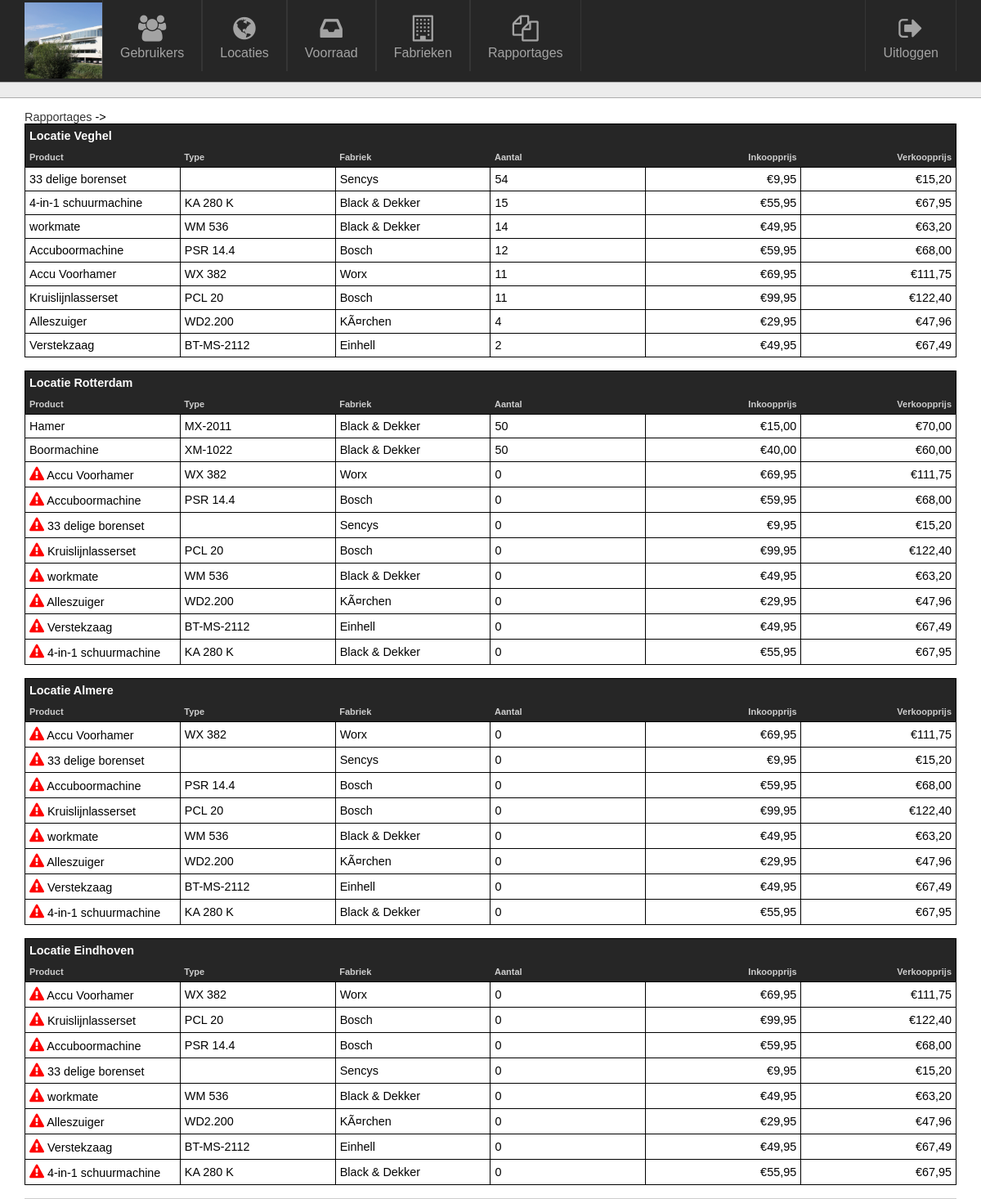
Screenshot of /admin/reports/stock.php with the database file from the repository.
### tables this page shows
CREATE TABLE IF NOT EXISTS `products` (
  `id` int(11) NOT NULL AUTO_INCREMENT,
  `product` varchar(32) NOT NULL,
  `type` varchar(32) DEFAULT NULL,
  `factory_id` int(11) NOT NULL,
  `buy_price` decimal(11,2) NOT NULL,
  `sell_price` decimal(11,2) NOT NULL,
  `minimum_stock` int(11) NOT NULL,
  `deleted` int(11) NOT NULL DEFAULT '0',
  PRIMARY KEY (`id`),
  KEY `eerste` (`factory_id`)
);

CREATE TABLE IF NOT EXISTS `factories` (
  `id` int(11) NOT NULL AUTO_INCREMENT,
  `factory` varchar(32) NOT NULL,
  `phone` varchar(32) DEFAULT NULL,
  `deleted` int(11) NOT NULL DEFAULT '0',
  PRIMARY KEY (`id`)
);

CREATE TABLE IF NOT EXISTS `stock` (
  `location_id` int(11) NOT NULL,
  `product_id` int(11) NOT NULL,
  `amount` int(11) DEFAULT NULL,
  KEY `tweede` (`location_id`)
);

### admin/functions/reports.php (called while the page is built, shortened)
<?php
	function login_sql(){
		$link = mysqli_connect('localhost', 'root', '', 'toolsforever');
		if(!$link){
			die('Connect Error: ' . mysqli_connect_errno());
		}
		else{
			return $link;
		}
	}
	function stock()
	{
		$db = login_sql();
		$sql = "
			SELECT `products`.product, `products`.`minimum_stock`, `products`.`id` AS `product_id`, `locations`.location,   `locations`.id AS `location_id`, `products`.type, `factories`.factory, `stock`.amount, `products`.buy_price, `products`.sell_price
			FROM `products`
			LEFT JOIN `stock`
			ON `products`.id = `stock`.product_id
			LEFT JOIN `locations`
			ON `stock`.location_id = `locations`.id
			LEFT JOIN `factories`
			ON `products`.factory_id = `factories`.id
			WHERE NOT `products`.deleted
			AND NOT `locations`.deleted
			ORDER BY `stock`.`amount` DESC
				";
		$query = mysqli_query($db,$sql);
		$data = array();
		while($row = mysqli_fetch_assoc($query)){
			if(!isSet($data["locations"][$row["location_id"]])){
				$data["locations"][$row["location_id"]] = array(
					"name" => $row["location"],
					"products" => array(),
 				);
			}
			if(!isSet($data["locations"][$row["location_id"]]["products"][$row["product_id"]])){
				$data["locations"][$row["location_id"]]["products"][$row["product_id"]] = array(
					"name"	=> $row["product"],
					"type"	=>	$row["type"],
					"minimum_stock" => $row["minimum_stock"],
					"sell_price" => $row["sell_price"],
					"buy_price" => $row["buy_price"],
					"amount"	=>	$row["amount"],
					"factory" 	=> 	$row["factory"],
				);
			}
		}
		return $data;
	}
?>

### admin/reports/stock.php (the view, shortened to what this page needs)
<?php
	include("../base/header.php");
	require("../functions/reports.php");
	$data = stock();
?>
<?php if(isset($data["locations"])): ?>
	<?php foreach($data["locations"] as $location): ?>
		<table class="stock_value pure-table">
			<tr>
				<th colspan="7">Locatie <?php echo $location["name"]; ?> </th>
			</tr>
			<tr class="table_legend">
				<th class="table_actions">Product </th>
				<th class="table_actions">Type </th>
				<th class="table_actions">Fabriek </th>
				<th class="table_actions">Aantal </th>
				<th class="table_actions table_price">Inkoopprijs </th>
				<th class="table_actions table_price">Verkoopprijs</th>
			</tr>
			<?php foreach($location["products"] as $product): ?>
				<tr>
					<td>
						<?php if($product["minimum_stock"] > $product["amount"]): ?>
							<i class='fa fa-exclamation-triangle' title='Te bestellen' style='color: red; font-size: 18px'></i>
						<?php endif; ?>
						<?= $product["name"]; ?>
					</td>
					<td> <?= $product["type"]; ?> </td>
					<td> <?= $product["factory"]; ?> </td>
					<td> <?= $product["amount"]; ?> </td>
					<td class="table_price"> &euro;<?= number_format($product["buy_price"], 2,",","."); ?> </td>
					<td class="table_price"> &euro;<?= number_format($product["sell_price"], 2,",","."); ?> </td>
				</tr>
			<?php endforeach; ?>
		</table><br />
	<?php endforeach; ?>
<?php endif; ?>

### assets/css/pure-min.css (style rules this page uses)
html { font-size:100%;-ms-text-size-adjust:100%;-webkit-text-size-adjust:100% }
html,button,input,select,textarea { font-family:sans-serif }
body { margin:0 }
table { border-collapse:collapse;border-spacing:0 }
.pure-table { border-collapse:collapse;border-spacing:0;empty-cells:show;border:1px solid #cbcbcb }
.pure-table td,.pure-table th { border-left:1px solid #cbcbcb;border-width:0 0 0 1px;font-size:inherit;margin:0;overflow:visible;padding:6px 12px }
.pure-table td:first-child,.pure-table th:first-child { border-left-width:0 }
.pure-table td { background-color:transparent }

### assets/css/global.css (style rules this page uses)
html { overflow-y: scroll; }
body { background: #ffffff; }
table { width: 100%; }
th { text-align: left; }

### assets/css/style.css (style rules this page uses)
.table_legend { color: white; }
.table_actions { width: 15% !important; }
.stock_value { text-align: left; border: 1px solid black; }
.stock_value td { border: 1px solid black; }
.stock_value th { background-color: #262626; color: white; }
.table_legend { font-size: 11px; }
.table_legend th { padding:0px 0px 3px 5px; color: #cecece; border-left: 0px; }
.pure-table td, .pure-table th { padding: 6px 5px !important; }
.table_price { text-align: right; }

### rows the page displays
products: product "Hamer", type "MX-2011", factory.factory "Black & Dekker", stock.amount "50", buy_price "15,00", sell_price "70,00"
products: product "Boormachine", type "XM-1022", factory.factory "Black & Dekker", stock.amount "50", buy_price "40,00", sell_price "60,00"

### other values shown
$crumb["display"] "Rapportages"
$location["name"] "Veghel"
$product["name"] "33 delige borenset"
$product["factory"] "Sencys"
$product["amount"] "54"
$product["buy_price"] "9,95"
$product["sell_price"] "15,20"
$product["name"] "4-in-1 schuurmachine"
$product["type"] "KA 280 K"
$product["factory"] "Black & Dekker"
$product["amount"] "15"
$product["buy_price"] "55,95"
$product["sell_price"] "67,95"
$product["name"] "workmate"
$product["type"] "WM 536"
